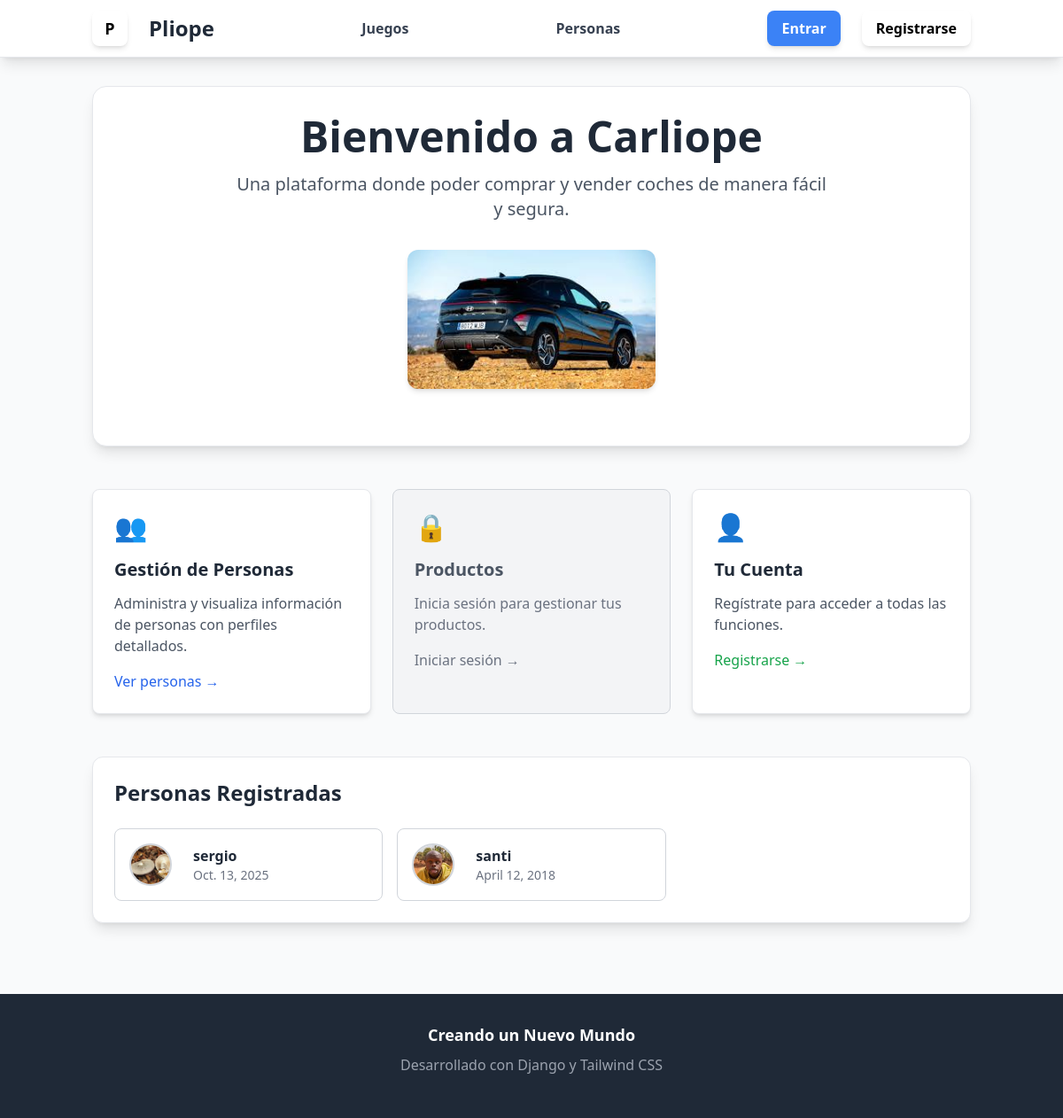
The page / on the database its author committed.
### pliope/models.py (models this page shows, shortened)
class Person(models.Model):
    name = models.CharField(max_length=50)
    birth = models.DateField()
    slug = models.SlugField(unique=True, null=False, blank=False)
    propic = models.ImageField (upload_to='Media/', default="Media/default.png", null=True, blank=True)

### backend/views.py (the view)
# urls.py: path('', views.homepage, name='home'),
def homepage(request):
    person_list = Person.objects.all()
    return render (request, 'home.html',  {'person_list': person_list} )

### templates/home.html (shortened to what this page needs)
{% extends "base.html" %}
{% load static %}
{% block content %}
<div class="max-w-6xl mx-auto">
    <section class="text-center mb-12">
        <div class="bg-white rounded-2xl shadow-lg p-8 border border-gray-200">
            <h1 class="text-4xl md:text-5xl font-bold text-gray-800 mb-4">
                Bienvenido a Carliope
            </h1>
            <p class="text-xl text-gray-600 mb-8 max-w-2xl mx-auto">
                Una plataforma donde poder comprar y vender coches de manera fácil y segura.
            </p>
            <div class="mb-8">
                <img src="{% static 'images/hyundai.jpeg' %}" alt="Python Django"
                     class="rounded-xl shadow-md h-100 w-70 mx-auto">
            </div>
        </div>
    </section>
    <section class="grid md:grid-cols-3 gap-6 mb-12">
        <div class="bg-white rounded-lg p-6 shadow-md border border-gray-200 hover:shadow-lg transition-shadow">
            <div class="text-3xl mb-4">👥</div>
            <h3 class="text-xl font-bold mb-3 text-gray-800">Gestión de Personas</h3>
            <p class="text-gray-600 mb-4">
                Administra y visualiza información de personas con perfiles detallados.
            </p>
            <a href="{% url 'people:lista' %}" class="inline-flex items-center text-blue-600 hover:text-blue-700 font-medium">
                Ver personas
                <span class="ml-1">→</span>
            </a>
        </div>
        {% if user.is_authenticated %}
        <div class="bg-white rounded-lg p-6 shadow-md border border-gray-200 hover:shadow-lg transition-shadow">
            <div class="text-3xl mb-4">📦</div>
            <h3 class="text-xl font-bold mb-3 text-gray-800">Tus Productos</h3>
            <p class="text-gray-600 mb-4">
                Gestiona tu inventario de productos y categorías.
            </p>
            <a href="{% url 'productos:lista' %}" class="inline-flex items-center text-purple-600 hover:text-purple-700 font-medium">
                Ver productos
                <span class="ml-1">→</span>
            </a>
        </div>
        {% else %}
        <div class="bg-gray-100 rounded-lg p-6 border border-gray-300">
            <div class="text-3xl mb-4">🔒</div>
            <h3 class="text-xl font-bold mb-3 text-gray-600">Productos</h3>
            <p class="text-gray-500 mb-4">
                Inicia sesión para gestionar tus productos.
            </p>
            <a href="{% url 'users:login' %}" class="inline-flex items-center text-gray-500 font-medium">
                Iniciar sesión
                <span class="ml-1">→</span>
            </a>
        </div>
        {% endif %}
        <div class="bg-white rounded-lg p-6 shadow-md border border-gray-200 hover:shadow-lg transition-shadow">
            <div class="text-3xl mb-4">👤</div>
            <h3 class="text-xl font-bold mb-3 text-gray-800">Tu Cuenta</h3>
            <p class="text-gray-600 mb-4">
                {% if user.is_authenticated %}
                    Gestiona tu perfil y configuración personal.
                {% else %}
                    Regístrate para acceder a todas las funciones.
                {% endif %}
            </p>
            {% if user.is_authenticated %}
                <a href="{% url 'users:home' %}" class="inline-flex items-center text-green-600 hover:text-green-700 font-medium">
                    Tu perfil
                    <span class="ml-1">→</span>
                </a>
            {% else %}
                <a href="{% url 'users:register' %}" class="inline-flex items-center text-green-600 hover:text-green-700 font-medium">
                    Registrarse
                    <span class="ml-1">→</span>
                </a>
            {% endif %}
        </div>
    </section>
    <section class="bg-white rounded-xl shadow-lg p-6 border border-gray-200">
        <h2 class="text-2xl font-bold mb-6 text-gray-800">Personas Registradas</h2>
        {% if person_list %}
        <div class="grid gap-4 md:grid-cols-2 lg:grid-cols-3">
            {% for person in person_list %}
            <a href="{% url 'people:person' slug=person.slug %}"
               class="block p-4 border border-gray-300 rounded-lg hover:bg-gray-50 transition-colors">
                <div class="flex items-center space-x-3">
                    {% if person.propic %}
                    <img src="{{ person.propic.url }}" alt="{{ person.name }}"
                         class="w-12 h-12 rounded-full object-cover border-2 border-gray-300">
                    {% else %}
                    <div class="w-12 h-12 rounded-full bg-blue-100 flex items-center justify-center">
                        <span class="text-blue-600 font-bold">{{ person.name|first }}</span>
                    </div>
                    {% endif %}
                    <div class="flex-1 min-w-0">
                        <h3 class="font-semibold text-gray-800 truncate">
                            {{ person.name }}
                        </h3>
                        <p class="text-sm text-gray-500">
                            {{ person.birth }}
                        </p>
                    </div>
                </div>
            </a>
            {% endfor %}
        </div>
        {% else %}
        <div class="text-center py-8">
            <div class="text-4xl mb-4">😴</div>
            <p class="text-gray-500">No hay personas registradas aún.</p>
        </div>
        {% endif %}
    </section>
</div>
{% endblock %}

### rows shown on the page
Person: propic (picture), name "sergio", birth "Oct. 13, 2025"
Person: propic (picture), name "santi", birth "April 12, 2018"
